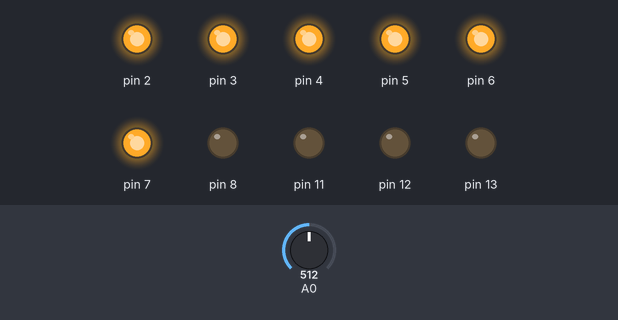
This sketch was run on a simulated Arduino Uno, built with avr-gcc and run on an emulated ATmega328P. On the bench: output pins drawn as LEDs (lit = HIGH). Inputs (shaded band) come from the test bench; at power-on: A0 = 512.

Above: at 1.2 s.
1.3 s: A0 set to 490
At 2.5 s:
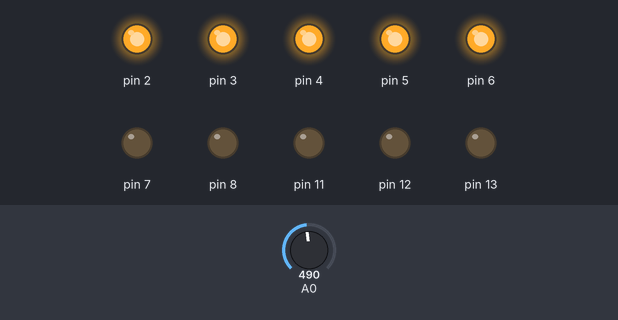
2.8 s: A0 set to 306
At 3.8 s:
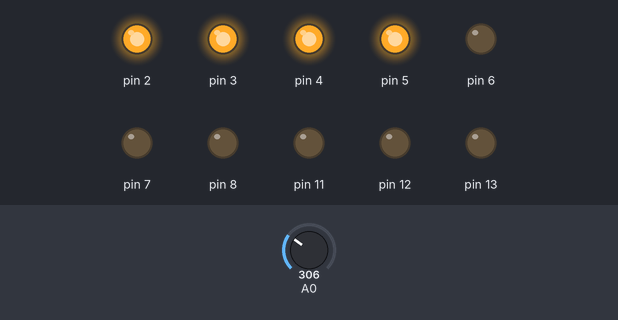
4.3 s: A0 set to 289
At 4.9 s:
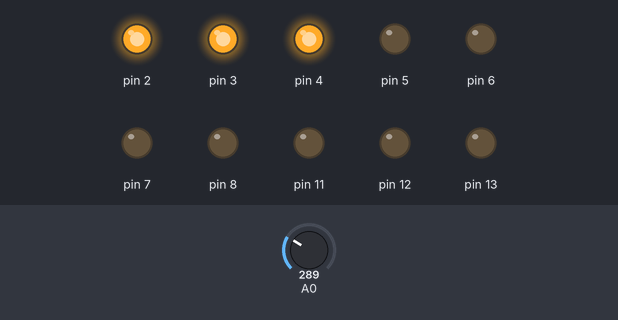
5.8 s: A0 set to 212
7.3 s: A0 set to 187
At 8.4 s:
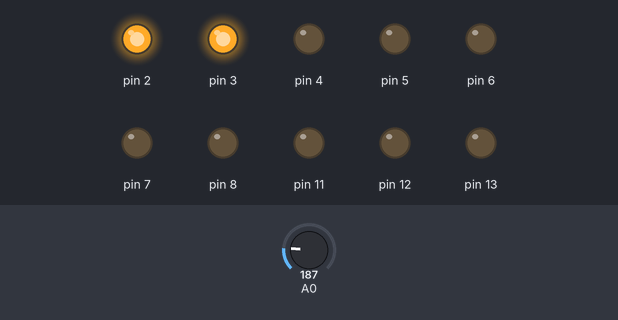
8.8 s: A0 set to 310
At 9.6 s:
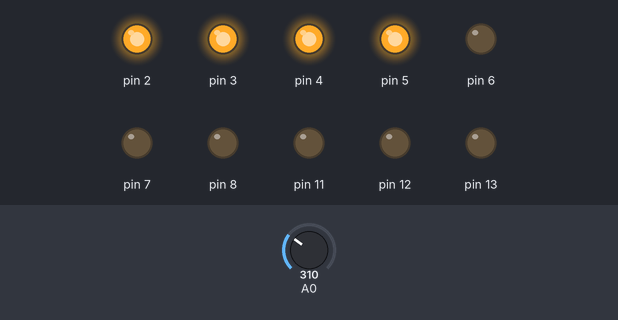
Timing chart, 0 to 11.3 s (numbered marks = the images above; inputs shaded):
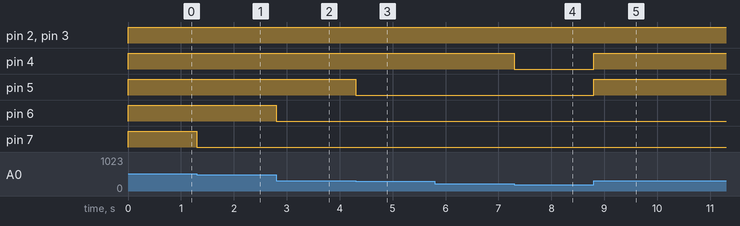

Measured:
- the behaviour switches between 300 and 299 on A0 (found by bisection; images 2 and 3)
- the behaviour switches between 200 and 199 on A0 (found by bisection; images 3 and 4)
- after the input at 1.3 s, pin 7: HIGH → LOW at once
- after the input at 2.8 s, pin 6: HIGH → LOW at once
- after the input at 4.3 s, pin 5: HIGH → LOW at once
- after the input at 5.8 s, every drawn part: stays the same
- after the input at 7.3 s, pin 4: HIGH → LOW at once
- after the input at 8.8 s, pin 4, pin 5: LOW → HIGH at once

The sketch:

bar_graph_LED.ino
```cpp
void setup() {
  // put your setup code here, to run once:
  pinMode(A0,INPUT);
  pinMode(2,OUTPUT);
  pinMode(3,OUTPUT);
  pinMode(4,OUTPUT);
  pinMode(5,OUTPUT);
  pinMode(6,OUTPUT);
  pinMode(7,OUTPUT);
  pinMode(8,OUTPUT);
  pinMode(11,OUTPUT);
  pinMode(12,OUTPUT);
  pinMode(13,OUTPUT);
  //Serial.begin(9600);

}

void loop() {
  // put your main code here, to run repeatedly:
    int a = analogRead(A0);
    //Serial.println(a);
    if(a < 100){
      digitalWrite(2,HIGH);
      digitalWrite(3,LOW);
      digitalWrite(4,LOW);
      digitalWrite(5,LOW);
      digitalWrite(6,LOW);
      digitalWrite(7,LOW);
      digitalWrite(8,LOW);
      digitalWrite(11,LOW);
      digitalWrite(12,LOW);
      digitalWrite(13,LOW);
    }

    if(a >= 100 && a < 200){
      digitalWrite(2,HIGH);
      digitalWrite(3,HIGH);
      digitalWrite(4,LOW);
      digitalWrite(5,LOW);
      digitalWrite(6,LOW);
      digitalWrite(7,LOW);
      digitalWrite(8,LOW);
      digitalWrite(11,LOW);
      digitalWrite(12,LOW);
      digitalWrite(13,LOW);
    }

    if(a >= 200 && a < 300){
      digitalWrite(2,HIGH);
      digitalWrite(3,HIGH);
      digitalWrite(4,HIGH);
      digitalWrite(5,LOW);
      digitalWrite(6,LOW);
      digitalWrite(7,LOW);
      digitalWrite(8,LOW);
      digitalWrite(11,LOW);
      digitalWrite(12,LOW);
      digitalWrite(13,LOW);
    }


    if(a >= 300 && a < 400){
      digitalWrite(2,HIGH);
      digitalWrite(3,HIGH);
      digitalWrite(4,HIGH);
      digitalWrite(5,HIGH);
      digitalWrite(6,LOW);
      digitalWrite(7,LOW);
      digitalWrite(8,LOW);
      digitalWrite(11,LOW);
      digitalWrite(12,LOW);
      digitalWrite(13,LOW);
    }

    if(a >= 400 && a < 500){
      digitalWrite(2,HIGH);
      digitalWrite(3,HIGH);
      digitalWrite(4,HIGH);
      digitalWrite(5,HIGH);
      digitalWrite(6,HIGH);
      digitalWrite(7,LOW);
      digitalWrite(8,LOW);
      digitalWrite(11,LOW);
      digitalWrite(12,LOW);
      digitalWrite(13,LOW);
    }

    if(a >= 500 && a < 600){
      digitalWrite(2,HIGH);
      digitalWrite(3,HIGH);
      digitalWrite(4,HIGH);
      digitalWrite(5,HIGH);
      digitalWrite(6,HIGH);
      digitalWrite(7,HIGH);
      digitalWrite(8,LOW);
      digitalWrite(11,LOW);
      digitalWrite(12,LOW);
      digitalWrite(13,LOW);
    }

    if(a >= 600 && a < 700){
      digitalWrite(2,HIGH);
      digitalWrite(3,HIGH);
      digitalWrite(4,HIGH);
      digitalWrite(5,HIGH);
      digitalWrite(6,HIGH);
      digitalWrite(7,HIGH);
      digitalWrite(8,HIGH);
      digitalWrite(11,LOW);
      digitalWrite(12,LOW);
      digitalWrite(13,LOW);
    }

    if(a >= 700 && a < 800){
      digitalWrite(2,HIGH);
      digitalWrite(3,HIGH);
      digitalWrite(4,HIGH);
      digitalWrite(5,HIGH);
      digitalWrite(6,HIGH);
      digitalWrite(7,HIGH);
      digitalWrite(8,HIGH);
      digitalWrite(11,HIGH);
      digitalWrite(12,LOW);
      digitalWrite(13,LOW);
    }

    if(a >= 800 && a < 900){
      digitalWrite(2,HIGH);
      digitalWrite(3,HIGH);
      digitalWrite(4,HIGH);
      digitalWrite(5,HIGH);
      digitalWrite(6,HIGH);
      digitalWrite(7,HIGH);
      digitalWrite(8,HIGH);
      digitalWrite(11,HIGH);
      digitalWrite(12,HIGH);
      digitalWrite(13,LOW);
    }

    if(a >= 900){
      digitalWrite(2,HIGH);
      digitalWrite(3,HIGH);
      digitalWrite(4,HIGH);
      digitalWrite(5,HIGH);
      digitalWrite(6,HIGH);
      digitalWrite(7,HIGH);
      digitalWrite(8,HIGH);
      digitalWrite(11,HIGH);
      digitalWrite(12,HIGH);
      digitalWrite(13,HIGH);
    }


}
```
